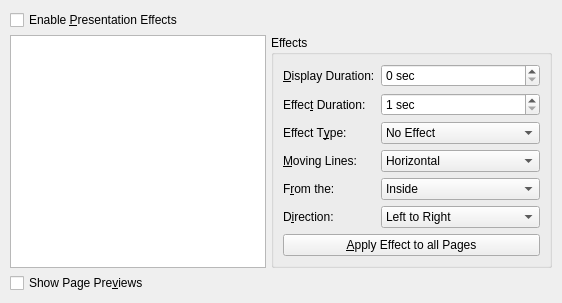
  <widget class="QWidget" name="tabPresentation">
   <attribute name="title">
    <string>E&amp;xtras</string>
   </attribute>
   <layout class="QGridLayout" name="gridLayout_4">
    <property name="leftMargin">
     <number>10</number>
    </property>
    <property name="topMargin">
     <number>10</number>
    </property>
    <property name="rightMargin">
     <number>10</number>
    </property>
    <property name="bottomMargin">
     <number>10</number>
    </property>
    <property name="spacing">
     <number>5</number>
    </property>
    <item row="0" column="0">
     <widget class="QCheckBox" name="CheckBox10">
      <property name="text">
       <string>Enable &amp;Presentation Effects</string>
      </property>
     </widget>
    </item>
    <item row="1" column="0">
     <widget class="QListWidget" name="Pages"/>
    </item>
    <item row="2" column="0">
     <widget class="QCheckBox" name="PagePrev">
      <property name="text">
       <string>Show Page Pre&amp;views</string>
      </property>
     </widget>
    </item>
    <item row="1" column="1">
     <widget class="QGroupBox" name="Effects">
      <property name="title">
       <string>Effects</string>
      </property>
      <layout class="QGridLayout" name="effectsLayout">
       <item row="5" column="1">
        <widget class="QComboBox" name="EDirection_2_2">
         <property name="editable">
          <bool>false</bool>
         </property>
         <item>
          <property name="text">
           <string>Left to Right</string>
          </property>
         </item>
         <item>
          <property name="text">
           <string>Top to Bottom</string>
          </property>
         </item>
         <item>
          <property name="text">
           <string>Bottom to Top</string>
          </property>
         </item>
         <item>
          <property name="text">
           <string>Right to Left</string>
          </property>
         </item>
         <item>
          <property name="text">
           <string>Top-left to Bottom-Right</string>
          </property>
         </item>
        </widget>
       </item>
       <item row="5" column="0">
        <widget class="QLabel" name="label_15">
         <property name="text">
          <string>D&amp;irection:</string>
         </property>
         <property name="buddy">
          <cstring>EDirection_2_2</cstring>
         </property>
        </widget>
       </item>
       <item row="3" column="0">
        <widget class="QLabel" name="label_13">
         <property name="text">
          <string>&amp;Moving Lines:</string>
         </property>
         <property name="buddy">
          <cstring>EDirection</cstring>
         </property>
        </widget>
       </item>
       <item row="3" column="1">
        <widget class="QComboBox" name="EDirection">
         <property name="editable">
          <bool>false</bool>
         </property>
         <item>
          <property name="text">
           <string>Horizontal</string>
          </property>
         </item>
         <item>
          <property name="text">
           <string>Vertical</string>
          </property>
         </item>
        </widget>
       </item>
       <item row="2" column="1">
        <widget class="QComboBox" name="EffectType">
         <property name="editable">
          <bool>false</bool>
         </property>
         <item>
          <property name="text">
           <string>No Effect</string>
          </property>
         </item>
         <item>
          <property name="text">
           <string>Blinds</string>
          </property>
         </item>
         <item>
          <property name="text">
           <string>Box</string>
          </property>
         </item>
         <item>
          <property name="text">
           <string>Dissolve</string>
          </property>
         </item>
         <item>
          <property name="text">
           <string>Glitter</string>
          </property>
         </item>
         <item>
          <property name="text">
           <string>Split</string>
          </property>
         </item>
         <item>
          <property name="text">
           <string>Wipe</string>
          </property>
         </item>
        </widget>
       </item>
       <item row="4" column="0">
        <widget class="QLabel" name="label_14">
         <property name="text">
          <string>F&amp;rom the:</string>
         </property>
         <property name="buddy">
          <cstring>EDirection_2</cstring>
         </property>
        </widget>
       </item>
       <item row="4" column="1">
        <widget class="QComboBox" name="EDirection_2">
         <property name="editable">
          <bool>false</bool>
         </property>
         <item>
          <property name="text">
           <string>Inside</string>
          </property>
         </item>
         <item>
          <property name="text">
           <string>Outside</string>
          </property>
         </item>
        </widget>
       </item>
       <item row="1" column="0">
        <widget class="QLabel" name="label_11">
         <property name="text">
          <string>Effec&amp;t Duration:</string>
         </property>
         <property name="buddy">
          <cstring>EffectTime</cstring>
         </property>
        </widget>
       </item>
       <item row="2" column="0">
        <widget class="QLabel" name="label_12">
         <property name="text">
          <string>Effect T&amp;ype:</string>
         </property>
         <property name="buddy">
          <cstring>EffectType</cstring>
         </property>
        </widget>
       </item>
       <item row="0" column="0">
        <widget class="QLabel" name="label_10">
         <property name="text">
          <string>&amp;Display Duration:</string>
         </property>
         <property name="buddy">
          <cstring>PageTime</cstring>
         </property>
        </widget>
       </item>
       <item row="1" column="1">
        <widget class="QSpinBox" name="EffectTime">
         <property name="suffix">
          <string> sec</string>
         </property>
         <property name="minimum">
          <number>1</number>
         </property>
         <property name="maximum">
          <number>3600</number>
         </property>
        </widget>
       </item>
       <item row="0" column="1">
        <widget class="QSpinBox" name="PageTime">
         <property name="suffix">
          <string> sec</string>
         </property>
         <property name="minimum">
          <number>0</number>
         </property>
         <property name="maximum">
          <number>3600</number>
         </property>
        </widget>
       </item>
       <item row="6" column="0" colspan="2">
        <widget class="QPushButton" name="EonAllPg">
         <property name="text">
          <string>&amp;Apply Effect to all Pages</string>
         </property>
        </widget>
       </item>
      </layout>
     </widget>
    </item>
   </layout>
  </widget>
